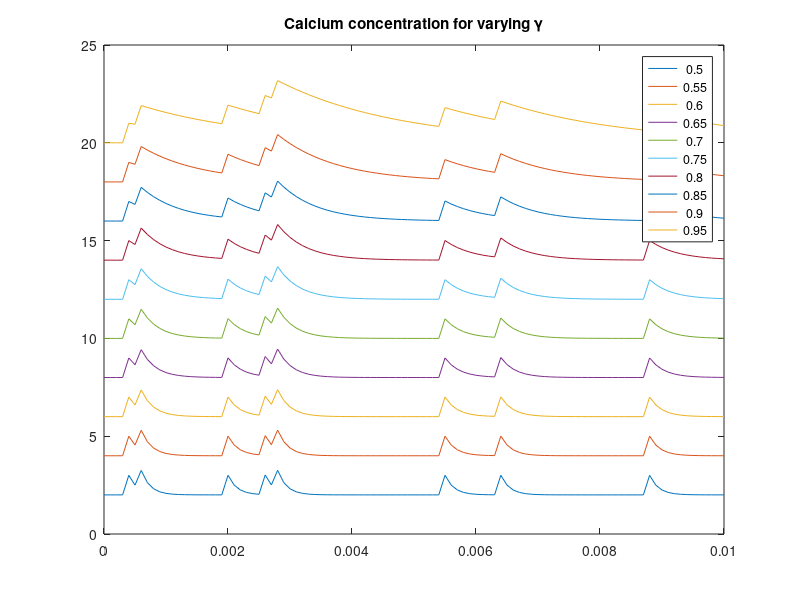
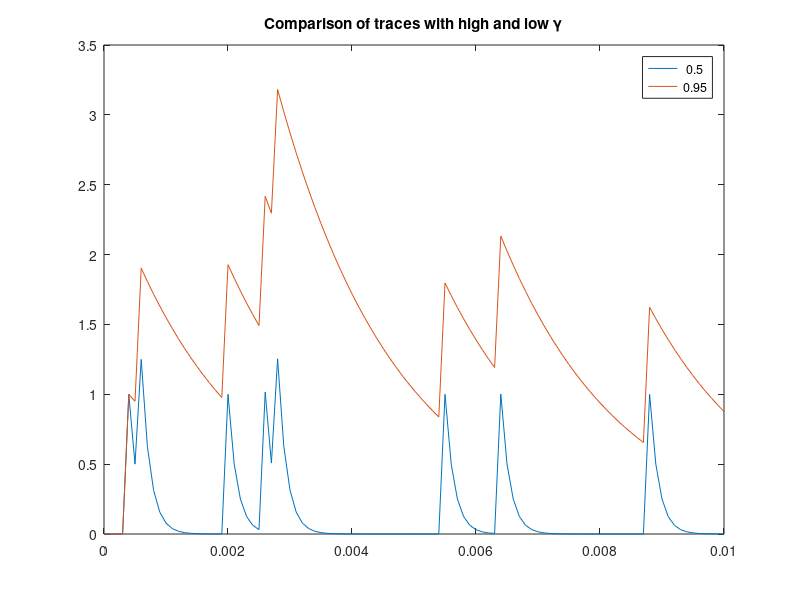
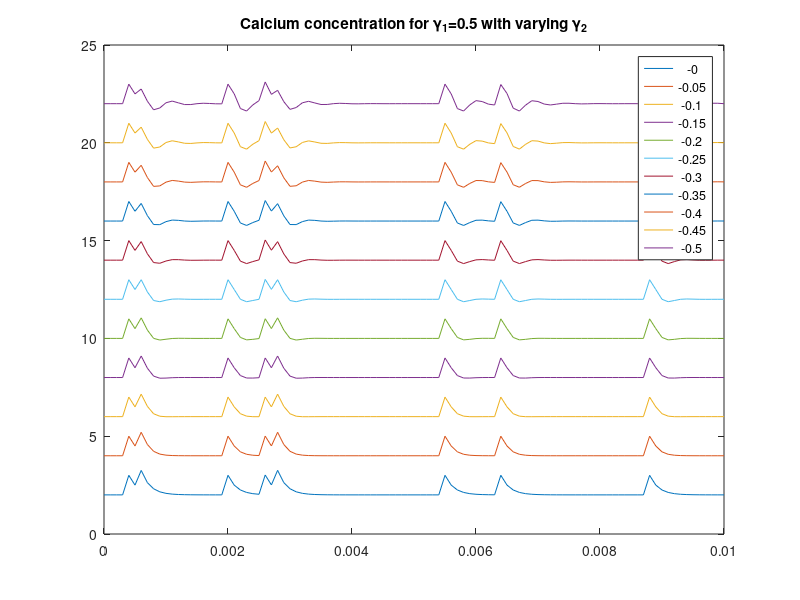
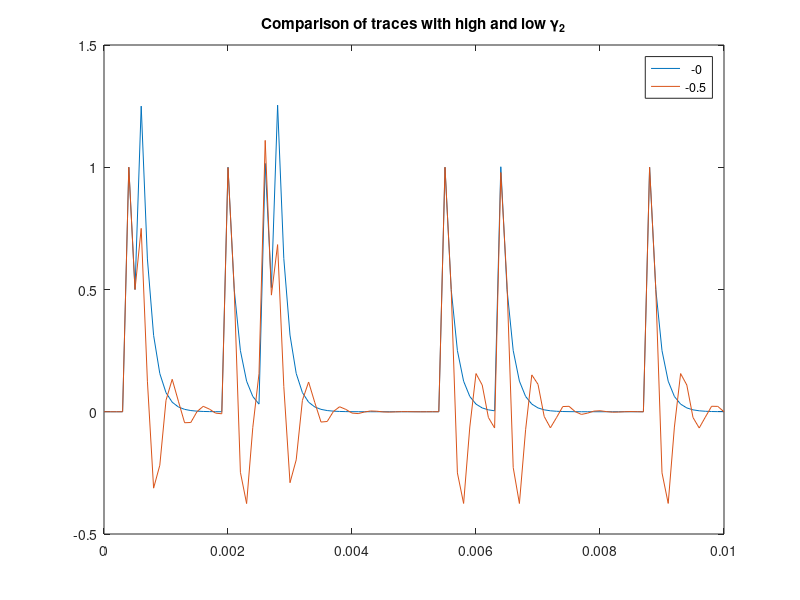

Write MATLAB code to recreate these figures, in order.
%% Autoregressive Model for Calcium Dynamics
% Explain what an autoregressive model is and how this applies

%% Generate spikes from exponential distribution
rate = 1000; % spike rate (Hz)
dur = .01; % duration of trial (s)
dt = 0.0001; % time step (s)
T = (0:dt:dur);

spikes = zeros(dur/dt+1,1);

% Generating spikes from a exponential distribution
for t=1:length(T)
    if (rate*dt)>=rand
        spikes(t) = 1;
    end
end

%% Applying the AR model to Action Potentials
% Before implementing the calculation, consider what each of the parameters
% in the model does. Look again at the AR model.
%%
% $c(t) = \sum_{j=1}^p\gamma_jc(t-j)+s(t)$ 
%%
% Consider the following for $p=1$:
%%
% * What does the parameter $\gamma_1$ represent? 
% * How do changes to $\gamma_1$ affect the calcium signal? 
% * What are reasonable values for this parameter?
%%
% Look at what happens when we vary $\gamma_1$:
p = 1;
Gamma = (.5:.05:.99);
calcium = zeros(length(spikes),numel(Gamma));
for g = 1:numel(Gamma)
    gamma = Gamma(g);
    for t = 2:length(spikes)
        calcium(t,g) = gamma(p)*calcium(t-p,g)+spikes(t);
    end
    figure(1); plot((0:dt:dur),calcium(:,g)+2*g); hold on
end
title('Calcium concentration for varying \gamma')
hold off;
legend(num2str(Gamma'))
%%
% Can you tell what's happening?
% What if we overlay the plots of the calcium signal with the highest and
% lowest values of $\gamma$.
figure(2); plot((0:dt:dur),calcium(:,[1,g]))
legend(num2str(Gamma([1,g])'))
title('Comparison of traces with high and low \gamma')
%%
% Let's do one more comparison: are the peaks in the same place?

[~,peaklocs] = arrayfun(@(i) findpeaks(calcium(:,i)),[1;g],...
    'uniformoutput',false);
disp(cat(2,peaklocs{:}))

%%
% Great! Looks like yes! Now, let's look at what happens when $p=2$. We
% will start by holding $\gamma_1$ constant and varying $\gamma_2$.
p = 2;
gamma1 = 0.5;
Gamma = -(0:.05:.5);
calcium = zeros(length(spikes),numel(Gamma));
for g = 1:numel(Gamma)
    gamma = [gamma1; Gamma(g)];
    for t = 3:length(spikes)
        calcium(t,g) = gamma(1)*calcium(t-1,g)+gamma(2)*calcium(t-2,g)+spikes(t);
    end
    figure(3); plot((0:dt:dur),calcium(:,g)+2*g); hold on
end
title('Calcium concentration for \gamma_1=0.5 with varying \gamma_2')
hold off;
legend(num2str(Gamma'))

%%
% Look at the values of |Gamma|. Why do you think those values were chosen?
% Change the parameters and see what happens. Try the following:
%% 
% * Gamma = (0:.05:.5);
% * Gamma = (.2:.05:.7);
% * Gamma = -(1.2:.05:1.7);
%%
% See if you can explain the behavior that you see in each plot.
%%
% Can you tell what's happening this time? Let's do the same as before and
% overlay the plots of the calcium signal with the highest and
% lowest values of $\gamma$.
figure(4); plot((0:dt:dur),calcium(:,[1,g]))
legend(num2str(Gamma([1,g])'))
title('Comparison of traces with high and low \gamma_2')

%% 
% There are some pretty obvious differences now. Okay, now that we have
% seen that, let's see what happens when we hold $\gamma_2$ constant and
% vary $\gamma_1$.
p = 2;
gamma2 = 0.5;
Gamma = (0:.05:.49);
calcium = zeros(length(spikes),numel(Gamma));
for g = 1:numel(Gamma)
    gamma = [Gamma(g); gamma2];
    for t = 3:length(spikes)
        calcium(t,g) = gamma(1)*calcium(t-1,g)+gamma(2)*calcium(t-2,g)+spikes(t);
    end
    figure(5); plot((0:dt:dur),calcium(:,g)+2*g); hold on
end
title('Calcium concentration for \gamma_2=0.5 with varying \gamma_1')
hold off;
legend(num2str(Gamma'))

% Compare highest and lowest values of gamma(2)
figure(6); plot((0:dt:dur),calcium(:,[1,g]))
legend(num2str(Gamma([1,g])'))
title('Comparison of traces with high and low \gamma_1')
%%
% Look at what you see and think about how different values of the AR
% coefficients change the behavior of the calcium signal. 
